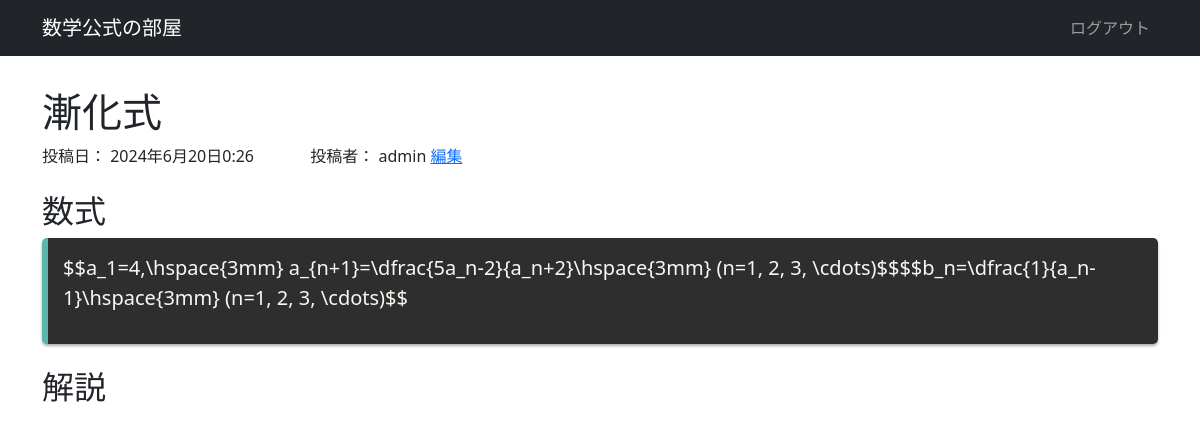
The app's page /helloworld/7/ (signed in) with its own data.
### helloworld/models.py (models this page shows, shortened)
class Helloworld(models.Model):
    title = models.CharField('タイトル', max_length=128)
    code = models.TextField('数式', blank=True)
    description = models.TextField('説明', blank=True)
    created_by = models.ForeignKey(settings.AUTH_USER_MODEL,
                                   verbose_name='投稿者',
                                   on_delete=models.CASCADE)
    created_at = models.DateTimeField('投稿日', auto_now_add=True)
    updated_at = models.DateTimeField('更新日', auto_now=True)

### helloworld/views.py (the view)
# urls.py: path('<int:snippet_id>/', views.snippet_detail, name = 'snippet_detail'),
def snippet_detail(request, snippet_id):
    snippet = get_object_or_404(Helloworld, pk=snippet_id)
    return render(request, 'snippets/snippet_detail.html', {'snippet': snippet})

### helloworld/templates/snippets/snippet_detail.html (shortened to what this page needs)
{% extends 'base.html' %}
{% block main %}
<h1>{{ snippet.title }}</h1>
<div class="snippet-date">
    投稿日： {{ snippet.created_at|date:'DATETIME_FORMAT' }}
    {% if user.is_authenticated and snippet.created_by_id == user.id %}
    投稿者： {{ snippet.created_by.username }}
    <a href="{% url 'snippet_edit' snippet.id %}">編集</a>
    {% endif %}
</div><br>
<h2>数式</h2>
<div class="fomula">
    <p>$${{ snippet.code }}$$</p>
</div><br>
<h2>解説</h2>
{% endblock %}

### helloworld/static/snippets/css/style.css (style rules this page uses)
.fomula { color: #f8f8f2; position: relative; padding: 15px; border-radius: 5px; overflow-x: auto; background: #2e2e2e; border-left: solid 6px #5bb7ae; box-shadow: 0px 2px 3px rgba(0, 0, 0, 0.33); font-size: 20px; }

### records on screen
Helloworld: title "漸化式", created_at "2024年6月20日0:26", created_by.username "admin", code "a_1=4,\\hspace{3mm} a_{n+1}=\\dfrac{5a_n-2}{a_n+2}\\hspace{3mm} (n=1, 2, 3, \\cdots)$$$$b_n=\\dfrac{1}{a_n-1}\\hspace{3mm} (n=1, 2, 3, \\cdots)"
